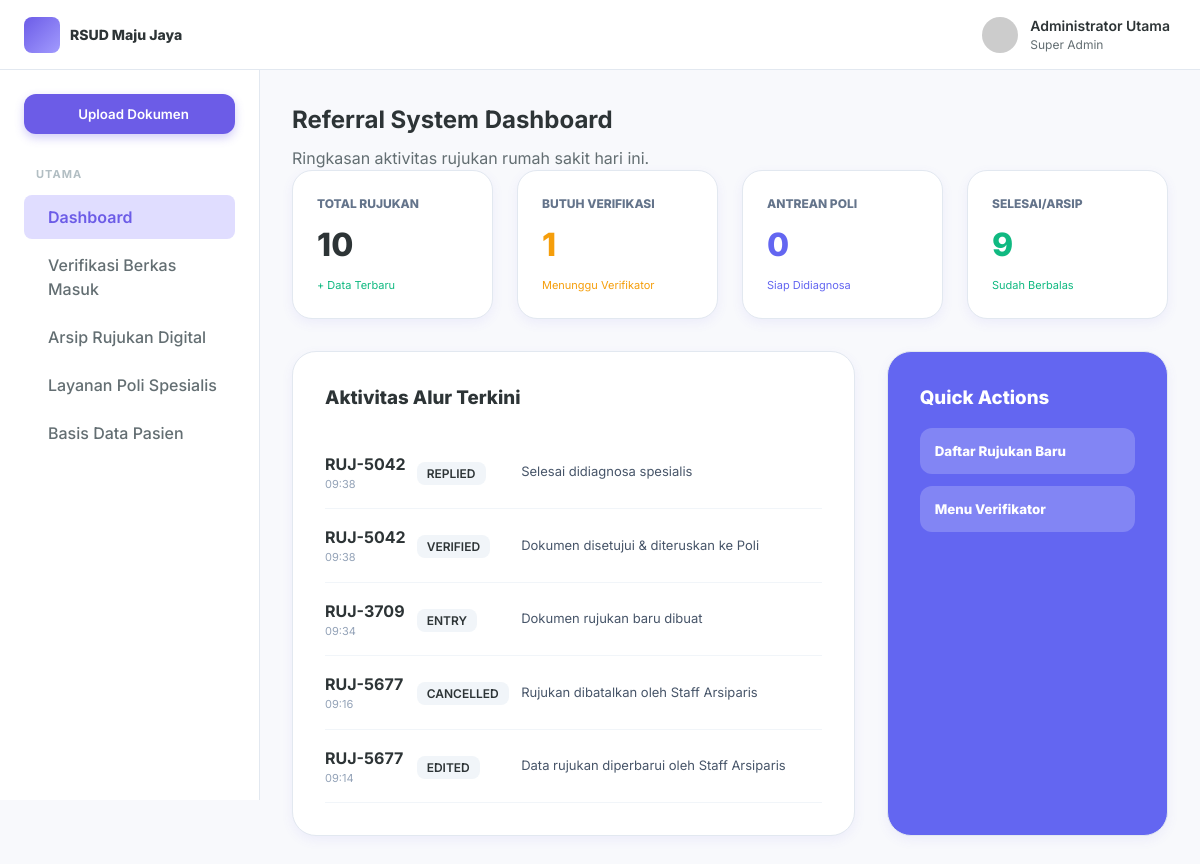
/referral_dashboard.php, run on an earlier commit of the app's database.
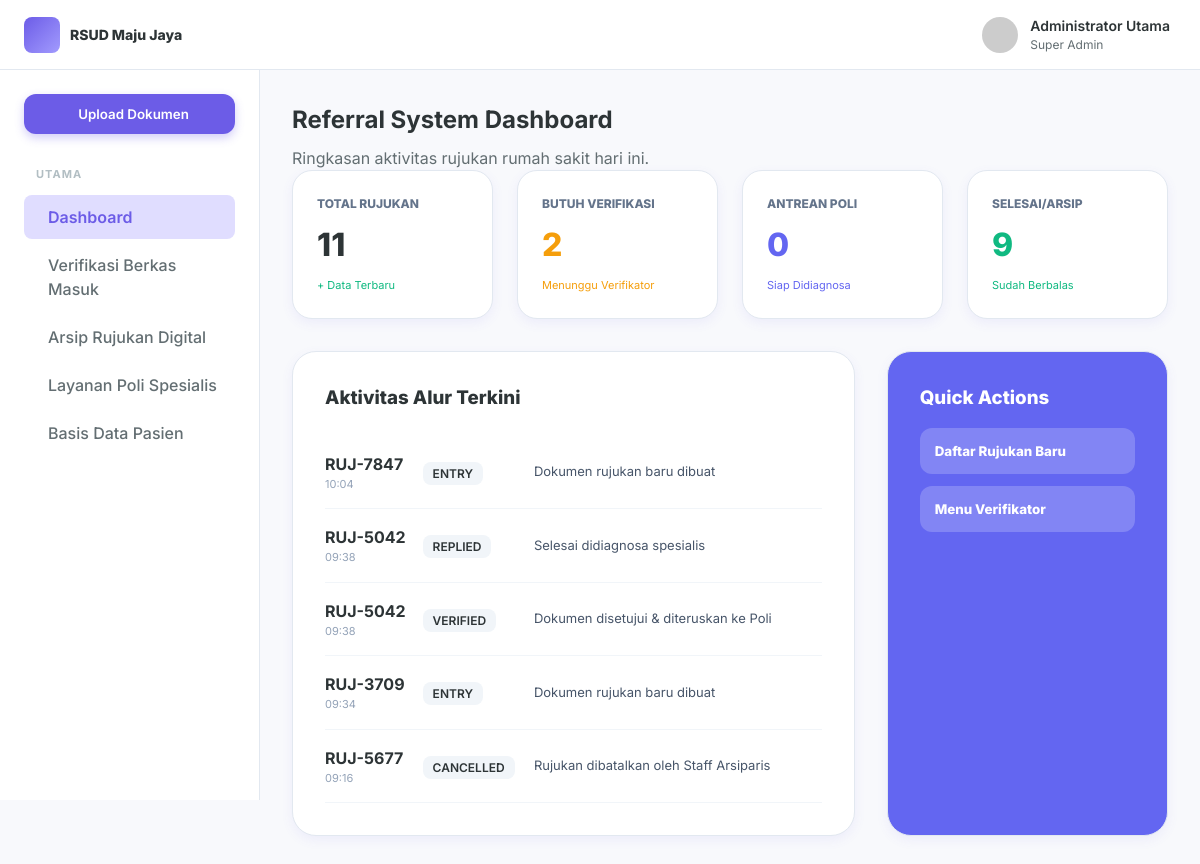
And on a later commit of the database.
### tables this page shows
CREATE TABLE referral_logs (
        id INTEGER PRIMARY KEY AUTOINCREMENT,
        referral_id TEXT,
        stage TEXT,
        action_text TEXT,
        user_name TEXT,
        action_time DATETIME DEFAULT CURRENT_TIMESTAMP,
        created_at DATETIME DEFAULT CURRENT_TIMESTAMP
    );

### config.php (called while the page is built, shortened)
<?php
$db_file = __DIR__ . '/dms_hospital.sqlite';
try {
    $pdo = new PDO("sqlite:" . $db_file);
    $pdo->setAttribute(PDO::ATTR_ERRMODE, PDO::ERRMODE_EXCEPTION);
    $pdo->setAttribute(PDO::ATTR_DEFAULT_FETCH_MODE, PDO::FETCH_ASSOC);
    class SQLiteCompatibilityLayer {
        private $pdo;
        public function __construct($pdo) {
            $this->pdo = $pdo;
        }
        public function query($sql) {
            try {
                $stmt = $this->pdo->query($sql);
                return new SQLiteResultWrapper($stmt);
            } catch (PDOException $e) {
                die("Database Error: " . $e->getMessage() . " (SQL: $sql)");
            }
        }
    }
    class SQLiteResultWrapper {
        private $data = [];
        private $index = 0;
        public function __construct($stmt) {
            $this->stmt = $stmt;
            if ($stmt) {
                $all = $this->stmt->fetchAll();
                $this->data = $all;
                $this->index = 0;
            }
        }
        public function fetch_assoc() {
            if (isset($this->data[$this->index])) {
                return $this->data[$this->index++];
            }
            return null;
        }
        public function fetch_row() {
            $row = $this->fetch_assoc();
            return $row ? array_values($row) : null;
        }
    }
    $conn = new SQLiteCompatibilityLayer($pdo);
} catch (PDOException $e) {
    die("Koneksi SQLite Gagal: " . $e->getMessage());
}

### referral_dashboard.php (the view, shortened to what this page needs)
<?php
require_once 'config.php';
$total_rujukan = $conn->query("SELECT COUNT(*) FROM referrals WHERE is_deleted = 0")->fetch_row()[0];
$antrean_poli = $conn->query("SELECT COUNT(*) FROM referrals WHERE status_flow = 'VERIFY' AND is_deleted = 0")->fetch_row()[0];
$butuh_verif = $conn->query("SELECT COUNT(*) FROM referrals WHERE status_flow = 'ENTRY' AND is_deleted = 0")->fetch_row()[0];
$terarsip = $conn->query("SELECT COUNT(*) FROM referrals WHERE status_flow = 'REPLIED' AND is_deleted = 0")->fetch_row()[0];
$logs = $conn->query("SELECT * FROM referral_logs ORDER BY created_at DESC LIMIT 5");
?>
<!DOCTYPE html>
<html lang="id">
<head>
    <link rel="stylesheet" href="styles.css">
</head>
<body>
    <div class="app-container">
        <header class="navbar">
            <div class="navbar-left">
                <div class="logo">
                    <div class="logo-icon"><i class="ph ph-hospital"></i></div>
                    <span style="font-size: 14px; font-weight: 800;">RSUD Maju Jaya</span>
                </div>
            </div>
            <div class="navbar-right">
                <div class="user-profile">
                    <img src="https://ui-avatars.com/api/?name=Admin+RS&background=6C5CE7&color=fff&rounded=true">
                    <div class="user-info">
                        <span class="user-name">Administrator Utama</span>
                        <span class="user-role">Super Admin</span>
                    </div>
                </div>
            </div>
        </header>
        <div class="main-layout">
            <aside class="sidebar">
                <div class="sidebar-content">
                    <button class="new-doc-btn" onclick="window.location.href='referral_registration.php'"><i class="ph ph-plus"></i><span>Upload Dokumen</span></button>
                    <nav class="sidebar-menu">
                        <div class="menu-group">
                            <h3 class="menu-title">Utama</h3>
                            <ul>
                                <li class="active"><a href="referral_dashboard.php"><i class="ph ph-squares-four"></i><span>Dashboard</span></a></li>
                                <li><a href="referral_verification.php"><i class="ph ph-check-square-offset"></i><span>Verifikasi Berkas Masuk</span></a></li>
                                <li><a href="referral_explorer.php"><i class="ph ph-files"></i><span>Arsip Rujukan Digital</span></a></li>
                                <li><a href="referral_specialist.php"><i class="ph ph-stethoscope"></i><span>Layanan Poli Spesialis</span></a></li>
                                <li><a href="referral_patients.php"><i class="ph ph-users"></i><span>Basis Data Pasien</span></a></li>
                            </ul>
                        </div>
                    </nav>
                </div>
            </aside>
            <main class="content-area">
                <h1 class="page-title">Referral System Dashboard</h1>
                <p class="page-description">Ringkasan aktivitas rujukan rumah sakit hari ini.</p>
                <div class="stats-grid" style="display: grid; grid-template-columns: repeat(4, 1fr); gap: 24px; margin-bottom: 32px;">
                    <div class="card" style="padding: 24px; border-radius: 20px;">
                        <div style="color: #64748b; font-size: 12px; font-weight: 800; text-transform: uppercase;">Total Rujukan</div>
                        <div style="font-size: 32px; font-weight: 800; margin: 8px 0;"><?= $total_rujukan ?></div>
                        <div style="font-size: 11px; color: #10b981;">+ Data Terbaru</div>
                    </div>
                    <div class="card" style="padding: 24px; border-radius: 20px;">
                        <div style="color: #64748b; font-size: 12px; font-weight: 800; text-transform: uppercase;">Butuh Verifikasi</div>
                        <div style="font-size: 32px; font-weight: 800; margin: 8px 0; color: #f59e0b;"><?= $butuh_verif ?></div>
                        <div style="font-size: 11px; color: #f59e0b;">Menunggu Verifikator</div>
                    </div>
                    <div class="card" style="padding: 24px; border-radius: 20px;">
                        <div style="color: #64748b; font-size: 12px; font-weight: 800; text-transform: uppercase;">Antrean Poli</div>
                        <div style="font-size: 32px; font-weight: 800; margin: 8px 0; color: #6366f1;"><?= $antrean_poli ?></div>
                        <div style="font-size: 11px; color: #6366f1;">Siap Didiagnosa</div>
                    </div>
                    <div class="card" style="padding: 24px; border-radius: 20px;">
                        <div style="color: #64748b; font-size: 12px; font-weight: 800; text-transform: uppercase;">Selesai/Arsip</div>
                        <div style="font-size: 32px; font-weight: 800; margin: 8px 0; color: #10b981;"><?= $terarsip ?></div>
                        <div style="font-size: 11px; color: #10b981;">Sudah Berbalas</div>
                    </div>
                </div>
                <div style="display: grid; grid-template-columns: 2fr 1fr; gap: 32px;">
                    <div class="card" style="padding: 32px; border-radius: 24px;">
                        <h3 style="margin-bottom: 24px; font-weight: 800;">Aktivitas Alur Terkini</h3>
                        <table style="width: 100%; border-collapse: collapse;">
                            <?php while($log = $logs->fetch_assoc()): ?>
                            <tr style="border-bottom: 1px solid #f1f5f9;">
                                <td style="padding: 16px 0;">
                                    <div style="font-weight: 700;"><?= $log['referral_id'] ?></div>
                                    <div style="font-size: 11px; color: #94a3b8;"><?= date('H:i', strtotime($log['created_at'])) ?></div>
                                </td>
                                <td style="padding: 16px 0;">
                                    <span style="font-size: 12px; background: #f1f5f9; padding: 4px 10px; border-radius: 8px; font-weight: 600;"><?= $log['stage'] ?></span>
                                </td>
                                <td style="padding: 16px 0; font-size: 13px; color: #475569;">
                                    <?= $log['action_text'] ?>
                                </td>
                            </tr>
                            <?php endwhile; ?>
                        </table>
                    </div>
                    <div class="card" style="padding: 32px; border-radius: 24px; background: #6366f1; color: white;">
                        <h3 style="margin-bottom: 16px; font-weight: 800;">Quick Actions</h3>
                        <button onclick="window.location.href='referral_registration.php'" style="width:100%; padding:15px; border-radius:12px; border:none; background:rgba(255,255,255,0.2); color:white; font-weight:800; margin-bottom:12px; cursor:pointer; text-align:left;"><i class="ph ph-plus"></i> Daftar Rujukan Baru</button>
                        <button onclick="window.location.href='referral_verification.php'" style="width:100%; padding:15px; border-radius:12px; border:none; background:rgba(255,255,255,0.2); color:white; font-weight:800; cursor:pointer; text-align:left;"><i class="ph ph-check"></i> Menu Verifikator</button>
                    </div>
                </div>
            </main>
        </div>
    </div>
</body>
</html>

### styles.css (style rules this page uses)
:root { --primary: #6C5CE7; --primary-hover: #5A4BDE; --secondary: #A29BFE; --secondary-light: #E0DDFF; --bg-color: #F8F9FC; --card-bg: #FFFFFF; --text-main: #2D3436; --text-muted: #636E72; --text-light: #B2BEC3; --border-color: #E2E8F0; --shadow-sm: 0 1px 2px rgba(0,0,0,0.05); --shadow-md: 0 4px 12px rgba(108, 92, 231, 0.08); --shadow-lg: 0 10px 25px rgba(108, 92, 231, 0.12); --radius: 12px; --sidebar-width: 260px; --navbar-height: 70px; --transition: all 0.3s cubic-bezier(0.25, 0.8, 0.25, 1); }
* { margin: 0; padding: 0; box-sizing: border-box; }
body { font-family: 'Inter', sans-serif; background-color: var(--bg-color); color: var(--text-main); line-height: 1.5; overflow-x: hidden; }
ul { list-style: none; }
a { text-decoration: none; color: inherit; }
button { cursor: pointer; border: none; background: none; font-family: inherit; }
.app-container { display: flex; flex-direction: column; min-height: 100vh; }
.main-layout { display: flex; flex: 1; margin-top: var(--navbar-height); }
.navbar { position: fixed; top: 0; left: 0; width: 100%; height: var(--navbar-height); background-color: var(--card-bg); border-bottom: 1px solid var(--border-color); display: flex; align-items: center; justify-content: space-between; padding: 0 24px; z-index: 50; }
.navbar-left { display: flex; align-items: center; gap: 16px; width: var(--sidebar-width); }
.logo { display: flex; align-items: center; gap: 10px; font-weight: 700; font-size: 20px; color: var(--text-main); }
.logo-icon { background: linear-gradient(135deg, var(--primary), var(--secondary)); color: white; width: 36px; height: 36px; border-radius: 8px; display: flex; align-items: center; justify-content: center; font-size: 20px; }
.navbar-right { display: flex; align-items: center; gap: 20px; }
.user-profile { display: flex; align-items: center; gap: 12px; cursor: pointer; padding: 6px; border-radius: var(--radius); transition: var(--transition); }
.user-profile img { width: 36px; height: 36px; border-radius: 50%; object-fit: cover; }
.user-info { display: flex; flex-direction: column; }
.user-name { font-weight: 600; font-size: 14px; }
.user-role { font-size: 12px; color: var(--text-muted); }
.sidebar { width: var(--sidebar-width); background-color: var(--card-bg); border-right: 1px solid var(--border-color); height: calc(100vh - var(--navbar-height)); position: fixed; top: var(--navbar-height); left: 0; transition: var(--transition); z-index: 40; }
.sidebar-content { padding: 24px; height: 100%; overflow-y: auto; }
.new-doc-btn { width: 100%; background-color: var(--primary); color: white; padding: 12px; border-radius: var(--radius); display: flex; align-items: center; justify-content: center; gap: 8px; font-weight: 600; margin-bottom: 32px; transition: var(--transition); box-shadow: 0 4px 10px rgba(108, 92, 231, 0.3); }
.menu-group { margin-bottom: 24px; }
.menu-title { font-size: 11px; text-transform: uppercase; letter-spacing: 1px; color: var(--text-light); margin-bottom: 12px; padding-left: 12px; }
.sidebar-menu ul li { margin-bottom: 4px; }
.sidebar-menu ul li a { display: flex; align-items: center; gap: 12px; padding: 10px 12px; border-radius: 8px; color: var(--text-muted); font-weight: 500; transition: var(--transition); }
.sidebar-menu ul li.active a { background-color: var(--secondary-light); color: var(--primary); font-weight: 600; }
.content-area { margin-left: var(--sidebar-width); padding: 32px; width: calc(100% - var(--sidebar-width)); transition: var(--transition); }
.page-title { font-size: 24px; font-weight: 700; margin-bottom: 8px; }
.page-description { color: var(--text-muted); }
.stats-grid { display: grid; grid-template-columns: repeat(auto-fit, minmax(240px, 1fr)); gap: 24px; margin-bottom: 32px; }
.card { background-color: var(--card-bg); border-radius: var(--radius); box-shadow: var(--shadow-md); border: 1px solid var(--border-color); padding: 24px; }

What changed in the data, as far as the page shows it:
no longer on this page (row unchanged): referral_logs: referral "RUJ-5677", created_at "09:14", stage "EDITED", action_text "Data rujukan diperbarui oleh Staff Arsiparis"
added referral_logs: referral "RUJ-7847", created_at "10:04", stage "ENTRY", action_text "Dokumen rujukan baru dibuat"
Also different on the page:
$total_rujukan: "10" → "11"
$butuh_verif: "1" → "2"
